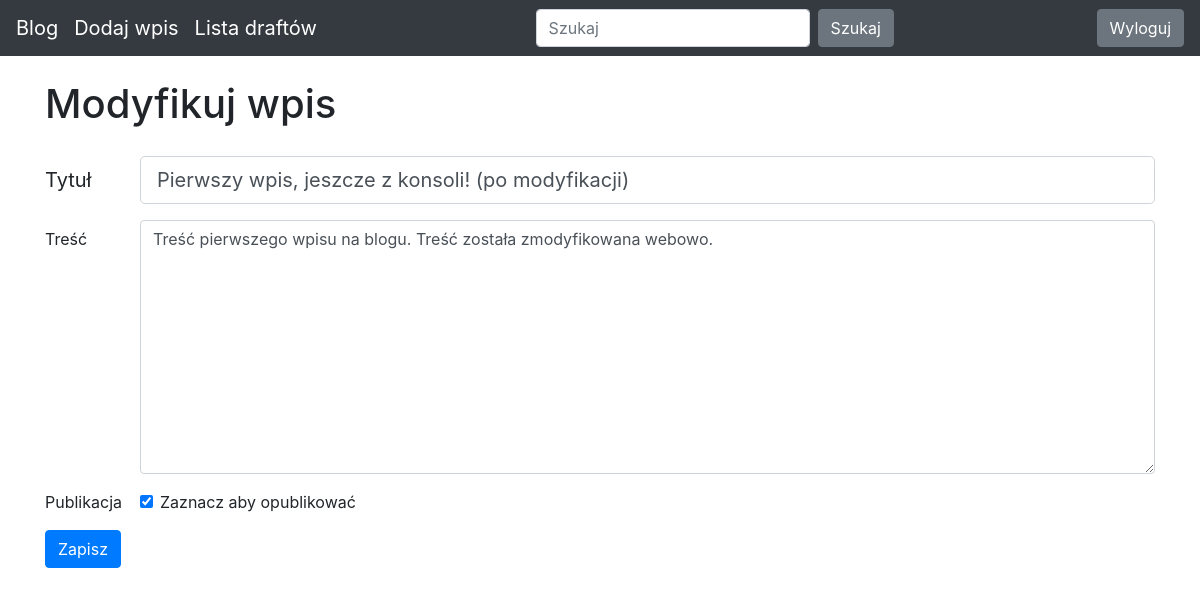
Page /edit-post/1 (signed in) on the earlier database version.
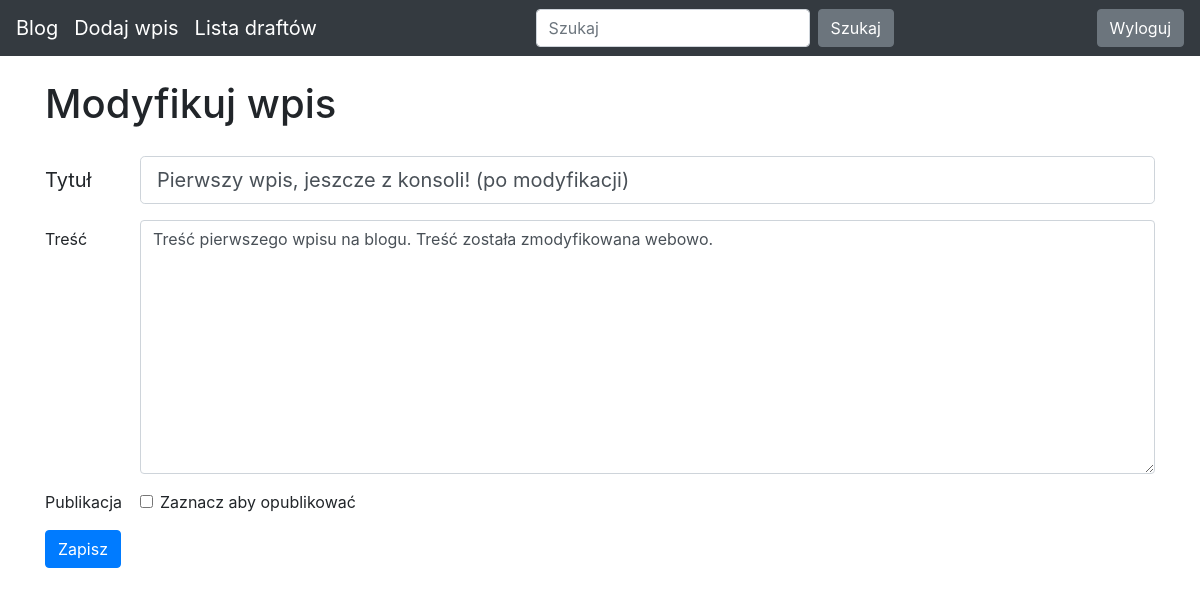
Same page on the later database version.
### blog/models.py (models this page shows)
class Entry(db.Model):
    id = db.Column(db.Integer, primary_key=True)
    title = db.Column(db.String(80), nullable=False)
    body = db.Column(db.Text, nullable=False)
    pub_date = db.Column(db.DateTime, nullable=False, default=datetime.datetime.utcnow)
    is_published = db.Column(db.Boolean, default=False)

### blog/routes.py (the view, shortened to what this page needs)
@app.route("/add-post/", methods=["GET", "POST"])
@app.route("/edit-post/<int:entry_id>", methods=["GET", "POST"])
@login_required
def add_mod_entry(entry_id=None):
    errors = None
    if not entry_id:
        action = "Dodaj nowy"
        form = form = EntryForm()
    else:
        action = "Modyfikuj"
        entry = Entry.query.filter_by(id=entry_id).first_or_404()
        form = EntryForm(obj=entry)
    return render_template("post.html", form=form, errors=errors, action=action)

### blog/forms.py
class EntryForm(FlaskForm):
    title = StringField("title", validators=[DataRequired()])
    body = TextAreaField("body", validators=[DataRequired()])
    is_published = BooleanField("is_published", default=False)

### blog/routes.py (called while the page is built)
def login_required(view_func):
    @functools.wraps(view_func)
    def check_permissions(*args, **kwargs):
        if session.get("logged_in"):
            return view_func(*args, **kwargs)
        return redirect(url_for("login", next=request.path))
    return check_permissions

### blog/templates/post.html (shortened to what this page needs)
{% extends "base.html" %}
{% block content %}
<h1 style="padding-bottom: 20px;">{{ action }} wpis</h1>
<form action="" method="POST">
    <div class="form-group row">
        <label for="title" class="col-sm-1 col-form-label col-form-label-lg">Tytuł</label>
        <div class="col-sm-11">
            {{ form.title(class_="form-control form-control-lg", placeholder="Wpisz tytuł posta") }}
        </div>
    </div>
    <div class="form-group row">
        <label for="body" class="col-sm-1 col-form-label">Treść</label>
        <div class="col-sm-11" >
            {{ form.body(class_="form-control", placeholder="Podaj treści posta", rows="10") }}
        </div>
    </div>
    <div class="form-group row">
        <div class="col-sm-1">Publikacja</div>
        <div class="col-sm-11">
            <div class="form-check">
                {{ form.is_published(class_="form-check-input") }}
                <label class="form-check-label" for="is_published">
                Zaznacz aby opublikować
                </label>
            </div>
        </div>
    </div>
    <div class="form-group row">
        <div class="col-sm-10">
            <button type="submit" class="btn btn-primary">Zapisz</button>
        </div>
    </div>
</form>
{% endblock %}

Differences in the rows shown:
changed Entry "Pierwszy wpis, jeszcze z konsoli! (po modyfikacji)": is_published "☑" → "☐"
